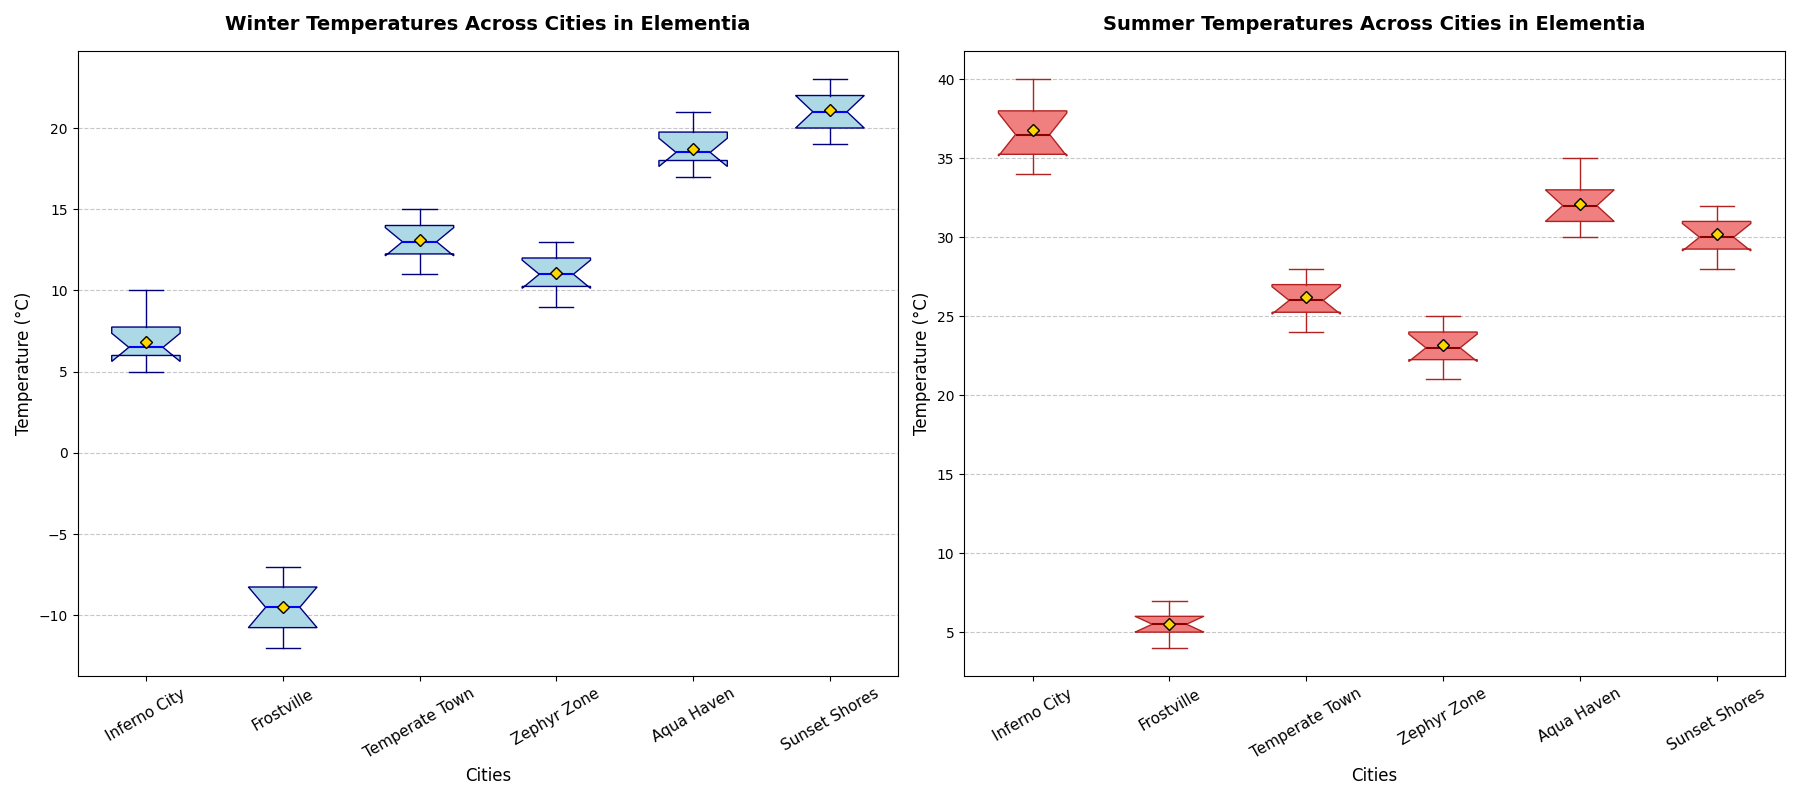

Write Python code to recreate this figure.
import matplotlib.pyplot as plt
import numpy as np

# Define cities, incorporating the new city "Sunset Shores"
cities = ["Inferno City", "Frostville", "Temperate Town", "Zephyr Zone", "Aqua Haven", "Sunset Shores"]

# Define temperature data for each city during summer and winter
summer_temperatures = [
    [35, 36, 38, 40, 39, 34, 37, 35, 38, 36],
    [5, 6, 7, 4, 6, 5, 4, 7, 6, 5],
    [25, 26, 24, 27, 28, 26, 25, 27, 28, 26],
    [22, 23, 25, 24, 23, 22, 21, 24, 25, 23],
    [30, 32, 33, 31, 35, 34, 33, 32, 31, 30],
    [28, 29, 30, 32, 31, 30, 29, 31, 32, 30] # Sunset Shores data for summer
]

winter_temperatures = [
    [5, 6, 8, 10, 7, 6, 5, 6, 7, 8],
    [-10, -8, -9, -11, -7, -12, -10, -9, -8, -11],
    [12, 14, 13, 15, 11, 13, 14, 12, 13, 14],
    [10, 11, 13, 12, 9, 11, 10, 12, 12, 11],
    [17, 18, 20, 21, 19, 18, 17, 18, 19, 20],
    [20, 21, 23, 22, 20, 19, 20, 21, 22, 23] # Sunset Shores data for winter
]

# Set up the plot with two subplots
fig, axes = plt.subplots(nrows=1, ncols=2, figsize=(18, 8))

# Boxplot for winter temperatures
ax1 = axes[0]
bp1 = ax1.boxplot(winter_temperatures, vert=True, patch_artist=True, showmeans=True, notch=True,
                  boxprops=dict(facecolor="lightblue", color="navy"),
                  medianprops=dict(color="blue", linewidth=1.5),
                  meanprops=dict(marker='D', markeredgecolor='black', markerfacecolor='gold'),
                  whiskerprops=dict(color="navy"), capprops=dict(color="navy"))

ax1.set_xticklabels(cities, fontsize=11, rotation=30)
ax1.set_title("Winter Temperatures Across Cities in Elementia", fontsize=14, fontweight='bold', pad=15)
ax1.set_xlabel("Cities", fontsize=12)
ax1.set_ylabel("Temperature (°C)", fontsize=12)
ax1.yaxis.grid(True, linestyle='--', alpha=0.7)

# Boxplot for summer temperatures
ax2 = axes[1]
bp2 = ax2.boxplot(summer_temperatures, vert=True, patch_artist=True, showmeans=True, notch=True,
                  boxprops=dict(facecolor="lightcoral", color="firebrick"),
                  medianprops=dict(color="darkred", linewidth=1.5),
                  meanprops=dict(marker='D', markeredgecolor='black', markerfacecolor='gold'),
                  whiskerprops=dict(color="firebrick"), capprops=dict(color="firebrick"))

ax2.set_xticklabels(cities, fontsize=11, rotation=30)
ax2.set_title("Summer Temperatures Across Cities in Elementia", fontsize=14, fontweight='bold', pad=15)
ax2.set_xlabel("Cities", fontsize=12)
ax2.set_ylabel("Temperature (°C)", fontsize=12)
ax2.yaxis.grid(True, linestyle='--', alpha=0.7)

# Adjust layout for better fit
plt.tight_layout()

# Display the plots
plt.show()
